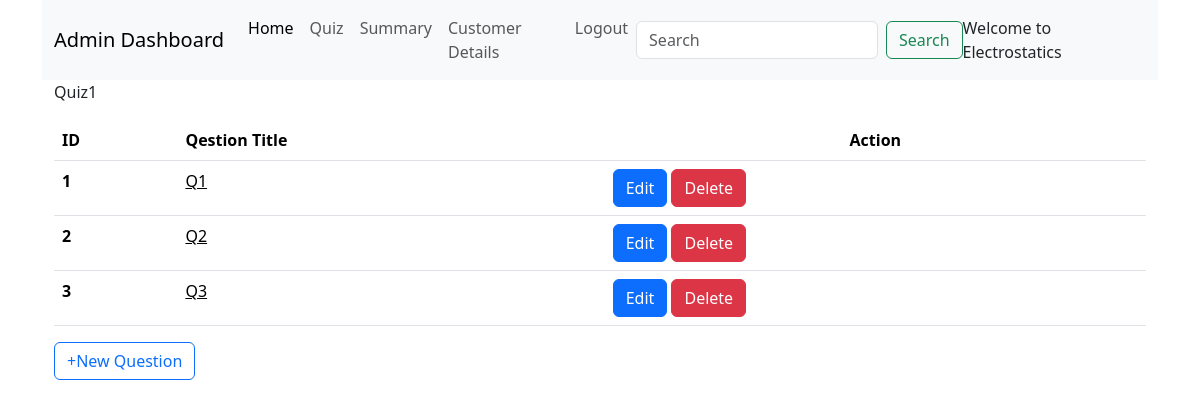
The page /admin_dashboard/1/1/1/Electrostatics on the database as committed earlier.
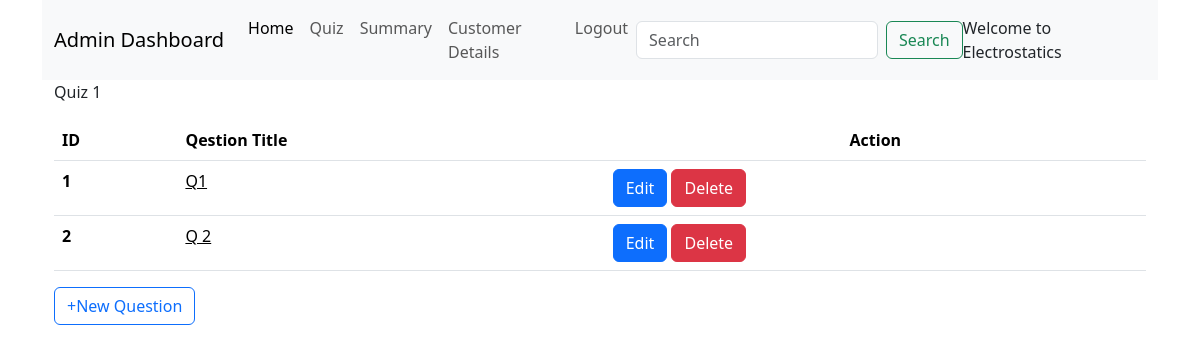
The same page on the database as committed later.
### backend/models.py (models this page shows)
class Chapter(db.Model):
  __tablename__="chapter"
  ch_id=db.Column(db.Integer, primary_key=True, nullable=False)
  subject_id=db.Column(db.Integer, db.ForeignKey("subject.sub_id"), nullable=False)
  name=db.Column(db.String, nullable=False)
  description=db.Column(db.String)
  quizes=db.relationship("Quiz", cascade="all,delete", backref="chapter", lazy=True)

class Quiz(db.Model):
  __tablename__="quiz"
  q_id=db.Column(db.Integer, primary_key=True, nullable=False)
  name=db.Column(db.String, nullable=False)
  chapter_id=db.Column(db.Integer, db.ForeignKey("chapter.ch_id"), nullable=False)
  date_of_quiz=db.Column(db.DateTime, nullable=False, default=datetime.now())
  time_duration=db.Column(db.Integer, nullable=True, default=60)
  remarks=db.Column(db.String)
  questions=db.relationship("Question", cascade="all,delete", backref="quiz", lazy=True)
  scores=db.relationship("Scores", cascade="all,delete", backref="quiz", lazy=True)

class Question(db.Model):
  __tablename__="question"
  ques_id=db.Column(db.Integer, primary_key=True, nullable=False)
  quiz_id=db.Column(db.Integer, db.ForeignKey("quiz.q_id"), nullable=False)
  question_statement=db.Column(db.String, nullable=False)
  q_title=db.Column(db.String, nullable=False)
  option_1=db.Column(db.String, nullable=False)
  option_2=db.Column(db.String, nullable=False)
  option_3=db.Column(db.String, nullable=False)
  option_4=db.Column(db.String, nullable=False)
  correct_option=db.Column(db.Integer, nullable=False)

### backend/controllers.py (the view)
@app.route('/admin_dashboard/<int:subject_id>/<int:chapter_id>/<int:quiz_id>/<string:name>')
def questions_in_quizzes(subject_id, chapter_id, quiz_id, name):
  quiz = db.session.query(Quiz).filter(Quiz.q_id == quiz_id).first()
  questions_in_quizzes=quiz.questions
  chapter = db.session.query(Chapter).filter(Chapter.ch_id == chapter_id).first()
  subject = db.session.query(Subject).filter(Subject.sub_id == subject_id).first()
  return render_template('questions_page.html', quiz=quiz, questions = questions_in_quizzes, chapter=chapter, subject=subject, name=name)

### templates/questions_page.html (shortened to what this page needs)
<!DOCTYPE html>
<html lang="en">
<head>
  <link href="https://cdn.jsdelivr.net/npm/bootstrap@5.3.3/dist/css/bootstrap.min.css" rel="stylesheet">
  <link href="/static/style/admin_dashboard.css" rel="stylesheet">
</head>
<body>
  <div class="container new-container">
    <nav class="navbar navbar-expand-lg bg-body-tertiary">
      <div class="container-fluid">
        <a class="navbar-brand" href="#">Admin Dashboard</a>
        <div class="collapse navbar-collapse" id="navbarSupportedContent">
          <ul class="navbar-nav me-auto mb-2 mb-lg-0">
            <li class="nav-item">
              <a class="nav-link active" aria-current="page" href="#">Home</a>
            </li>
            <li class="nav-item">
              <a class="nav-link" href="#">Quiz</a>
            </li>
            <li class="nav-item">
              <a class="nav-link" href="#">Summary</a>
            </li>
            <li class="nav-item">
              <a class="nav-link" href="#">Customer Details</a>
            </li>
            <li class="nav-item">
              <a class="nav-link" href="#">Logout</a>
            </li>
          </ul>
          <form class="d-flex" role="search" method="POST" action="">
            <input class="form-control me-2" type="search" placeholder="Search" aria-label="Search">
            <button class="btn btn-outline-success" type="submit">Search</button>
          </form>
          <span class="nav=text">
            Welcome to {{name}}
          </span>
        </div>
      </div>
    </nav>
    <div class="container new-container">
      <div class="title">{{quiz.name}}</div>
      <table class="table table-striped">
        <table class="table">
          <thead>
            <tr>
              <th scope="col">ID</th>
              <th scope="col">Qestion Title</th>
              <th scope="col" class="text-center">Action</th>
            </tr>
          </thead>
          <tbody>
            {% for question in questions %}
            <tr>
              <th scope="row">{{question.ques_id}}</th>
              <td id="clickable"><a onclick="window.location.href='/admin_dashboard/{{quiz.chapter.subject.sub_id}}/{{quiz.chapter.ch_id}}/{{quiz.q_id}}/{{question.ques_id}}/{{name}}'">{{question.q_title}}</a></td>
              <td><a href="" type="button" class="btn btn-primary">Edit</a>
              <a href="" type="button" class="btn btn-danger">Delete</a></td>
              {% endfor %}
            </tr>
          </tbody>
          <table>
            <a  type="button" class="btn btn-outline-primary" onclick="window.location.href='/admin_dashboard/{{chapter.subject.sub_id}}/{{chapter.ch_id}}/{{quiz.q_id}}/new_question/{{name}}'">+New Question</a>
          </table>
    </div>
  </div>
</body>
</html>

### static/style/admin_dashboard.css (style rules this page uses)
#clickable { text-decoration: underline; cursor: pointer; }

Rows that differ between the two databases and show on the page:
removed Question: ques_id "3", q_title "Q3"
changed Quiz: name "Quiz1" → "Quiz 1"
changed Question id 2: q_title "Q2" → "Q 2"
